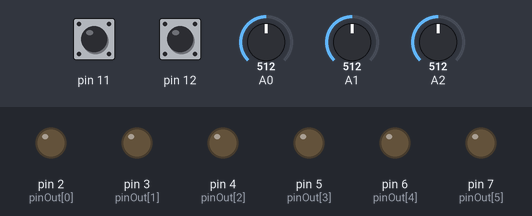
A sketch run on a simulated Arduino Uno, built with avr-gcc and run on an emulated ATmega328P. Shown: output pins drawn as LEDs (lit = HIGH). The test bench sets the inputs (shaded band); at power-on: pin 11 HIGH, pin 12 HIGH, A0 = 512, A1 = 512, A2 = 512. Random numbers use the default seed unless the sketch sets one; what the sketch prints to the serial monitor is not drawn.

Above: at 1.2 s.
1.3 s: pin 11 pulled LOW for 0.15 s
At 1.9 s:
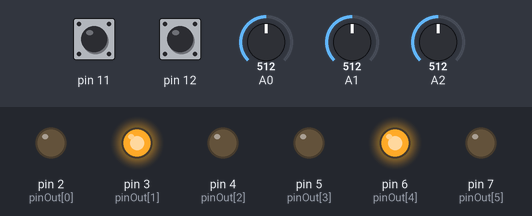
2.9 s: pin 11 pulsed LOW 2 times (0.12 s each, 0.3 s apart)
At 4.5 s:
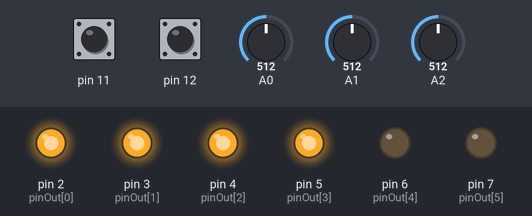
5.0 s: pin 11 pulsed LOW 5 times (0.12 s each, 0.3 s apart)
At 6.6 s:
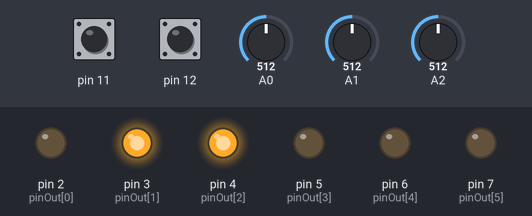
8.0 s: pin 11 pulled LOW for 1 s
At 9.3 s:
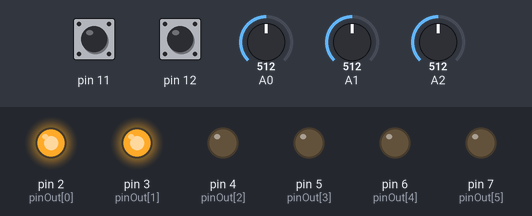
Timing chart, 0 to 11.0 s (numbered marks = the images above; inputs shaded):
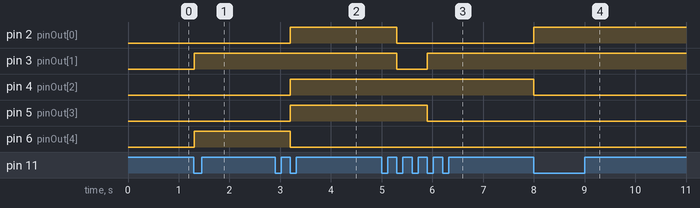

The sketch:

Arpeggiator.ino
```cpp
// sources:
// https://www.codesdope.com/blog/article/set-toggle-and-clear-a-bit-in-c/
// https://create.arduino.cc/projecthub/instrumentation-system/dac-8-bit-using-r-2r-ladder-964837
// https://www.electronics-tutorials.ws/combination/r-2r-dac.html
// https://en.wikipedia.org/wiki/Chord_(music)

// Code by L.Geerinckx

#include "AnalogSwitch.h"
#include "MyButtons.h"
#include "MyNode.h"

byte currentStep = 0;
byte currentOctave = 0;
byte maxSteps = 4;
const byte pinOut[6] = {2, 3, 4, 5, 6, 7};
byte repeatStepCounter = 0;
bool bounceToggle = false;

//{0, 12, 24, 36, 48}; // Volts =0,1,2,3,4
// 0 , 1100, 00011000, 00100100, 00110000

byte scaleLen[12] = {3, 4, 4, 3, 4, 3, 4, 4, 3, 4, 3, 4};
byte scale[12][4] = {
    //    {0, 24, 36, 48}, // Volts =1,2,3,4
    {0, 4, 7, 0},  // Major
    {0, 4, 7, 10}, // Major 7
    {0, 4, 7, 11}, // Dominant 7
    {0, 3, 7, 0},  // Minor
    {0, 3, 7, 10}, // Minor 7
    {0, 3, 6, 0},  // Diminished
    {0, 3, 6, 10}, // Half Diminished 7
    {0, 3, 6, 9},  // Full Diminished 7
    {0, 4, 8, 0},  // Augmented
    {0, 4, 8, 10}, // Agmented 7
    {0, 5, 7, 0},  // Sus 4
    {0, 5, 7, 11}, // Sus 4 Maj 7 ---
};

// analog switching arreas
int octSwArray[3][2] = {
    {0, 350},
    {450, 700},
    {800, 1025},
};

AnalogSwitch octaveSwitch(A2, 50, octSwArray, 3); // (pin, error margin, array, array length)

// ---------------Markov Chain nodes ------------------


byte nodeProb_A0[4] = {30, 50, 10, 0}; //0-100%
byte nodeProb_A1[4] = {0, 20, 30, 0};   //0-100%
byte nodeProb_A2[4] = {0, 0, 50, 30};  //0-100%
byte nodeProb_A3[4] = {30, 0, 0, 20};  //0-100%

MyNode node_A0(nodeProb_A0, 4);
MyNode node_A1(nodeProb_A1, 4);
MyNode node_A2(nodeProb_A2, 4);
MyNode node_A3(nodeProb_A3, 4);

MyNode *markovChain_A[4] = {&node_A0, &node_A1, &node_A2, &node_A3};


byte nodeProb_B0[4] = {0, 20, 60, 3}; //0-100%
byte nodeProb_B1[4] = {30, 20, 0, 20};   //0-100%
byte nodeProb_B2[4] = {20, 50, 20, 60};  //0-100%
byte nodeProb_B3[4] = {10, 20, 0, 60};  //0-100%

MyNode node_B0(nodeProb_B0, 4);
MyNode node_B1(nodeProb_B1, 4);
MyNode node_B2(nodeProb_B2, 4);
MyNode node_B3(nodeProb_B3, 4);

MyNode *markovChain_B[4] = {&node_B0, &node_B1, &node_B2, &node_B3};

// ---------------Helper functions------------------

void octaveUp()
{
    currentOctave = currentOctave < octaveSwitch.getCurrent() ? currentOctave + 1 : 0;
}

void octaveDown()
{
    currentOctave = currentOctave > 0 ? currentOctave - 1 : octaveSwitch.getCurrent();
}

void stepUp()
{
    if (currentStep < maxSteps - 1)
    {
        currentStep++;
    }
    else
    {
        currentStep = 0;
        octaveUp();
    }
}

void stepDown()
{
    if (currentStep > 0)
    {
        currentStep--;
    }
    else
    {
        currentStep = maxSteps - 1;
        octaveDown();
    }
}

void reset()
{
    currentStep = 0;
    currentOctave = 0;
    repeatStepCounter = 0;
    bounceToggle = false;
}

// ---------------INIT INPUT------------------

// analog switching arreas
int dirSwArray[12][2] = {
    {945, 1025}, //  1024
    {855, 945},  //  930
    {765, 855},  //  863
    {675, 765},  //  741
    {585, 675},  //  649
    {495, 585},  //  555
    {405, 495},  //  463
    {315, 405},  //  371
    {225, 315},  //  279
    {135, 225},  //  186
    {45, 135},   //  92
    {0, 45},     //  0
};

AnalogSwitch directionSwitch(A0, 10, dirSwArray, 12); // (pin, error margin, array, array length)

// analog switching arreas
int chordSwArray[12][2] = {
    {945, 1025}, //  1024
    {855, 945},  //  930
    {765, 855},  //  863
    {675, 765},  //  741
    {585, 675},  //  649
    {495, 585},  //  555
    {405, 495},  //  463
    {315, 405},  //  371
    {225, 315},  //  279
    {135, 225},  //  186
    {45, 135},   //  92
    {0, 45},     //  0
};

AnalogSwitch chordSwitch(A1, 10, chordSwArray, 12); // (pin, error margin, array, array length)

void triggerHandler(byte index, button type)
{
    if (type == RELEASED && index == 0) // clock
    {
        if (directionSwitch.getCurrent() == 0) // up
        {
            stepUp();
        }
        else if (directionSwitch.getCurrent() == 1) // down
        {
            stepDown();
        }
        else if (directionSwitch.getCurrent() == 2) // bounce ex
        {
            if (bounceToggle)
            {
                if (currentStep < maxSteps - 1)
                {
                    currentStep++;
                }
                else
                {
                    if (currentOctave < octaveSwitch.getCurrent())
                    {
                        currentOctave++;
                        currentStep = 0;
                    }
                    else
                    {
                        bounceToggle = false;
                        currentStep--;
                    }
                }
            }
            else
            {
                if (currentStep > 1)
                {
                    currentStep--;
                }
                else
                {
                    if (currentOctave > 0)
                    {
                        currentOctave--;
                        currentStep = maxSteps - 1;
                    }
                    else
                    {
                        bounceToggle = true;
                        currentStep++;
                    }
                }
            }
        }
        else if (directionSwitch.getCurrent() == 3) // bounce inc
        {
            if (bounceToggle)
            {
                if (currentStep < maxSteps - 1)
                {
                    currentStep++;
                }
                else
                {
                    if (currentOctave < octaveSwitch.getCurrent())
                    {
                        currentOctave++;
                        currentStep = 0;
                    }
                    else
                    {
                        bounceToggle = false;
                        //                        currentStep--;
                    }
                }
            }
            else
            {
                if (currentStep > 1)
                {
                    currentStep--;
                }
                else
                {
                    if (currentOctave > 0)
                    {
                        currentOctave--;
                        currentStep = maxSteps - 1;
                    }
                    else
                    {
                        bounceToggle = true;
                    }
                }
            }
        }
        else if (directionSwitch.getCurrent() == 4) // UPx2
        {
            if (repeatStepCounter == 0)
            {
                repeatStepCounter++;
            }
            else
            {
                stepUp();
                repeatStepCounter = 0;
            }
        }
        else if (directionSwitch.getCurrent() == 5) // DOWNx2
        {
            if (repeatStepCounter == 1)
            {
                repeatStepCounter--;
            }
            else
            {
                stepDown();
                repeatStepCounter = 1;
            }
        }
        else if (directionSwitch.getCurrent() == 6) // random
        {
            currentStep = random(maxSteps - 1);
            currentOctave = random(octaveSwitch.getCurrent());
        }
        else if (directionSwitch.getCurrent() == 7)
        {
            currentStep = markovChain_A[currentStep]->next();
//            Serial.println(currentStep);
        }
        else
        {
            currentStep = markovChain_B[currentStep]->next();
//            Serial.println(currentStep);
        }
        for (byte i = 0; i < 6; i++)
        {
            digitalWrite(pinOut[i], bitRead(scale[chordSwitch.getCurrent()][currentStep] + 12 * currentOctave, i));
        }
    }

    if (type == RELEASED && index == 1) // reset
    {
        reset();
    }
}

MyButtons gateJacks((byte[2]){11, 12}, 2, triggerHandler); // buttonpins, pins, handler

// ---------------SETUP & LOOP ------------------

void setup()
{
    Serial.begin(9600);
    Serial.println("test");
    gateJacks.begin();
    for (byte i = 0; i < 6; i++)
    {
        pinMode(pinOut[i], OUTPUT); // set the pins as output
    }
    maxSteps = scaleLen[chordSwitch.getCurrent()];
}

void loop()
{
    if (directionSwitch.onChange())
    {
        reset();
        //        Serial.println(directionSwitch.getCurrent());
    }
    if (chordSwitch.onChange())
    {
        reset();
        maxSteps = scaleLen[chordSwitch.getCurrent()];
        //        Serial.println(chordSwitch.getCurrent());
    }
    if (octaveSwitch.onChange())
    {
        reset();
        //        Serial.println(octaveSwitch.getCurrent());
    }
    gateJacks.on();
}
```

AnalogSwitch.h
```cpp
// Code by L.Geerinckx

class AnalogSwitch
{
  private:
    int **_arr;
    uint8_t _pin;
    float current;
    float oldValue;
    int _error;
    int _rows;
    int currentIndex;
    bool changed();

  public:
    AnalogSwitch(uint8_t, int, int arr[][2], int);
    bool onChange();
    int getCurrent();
};

AnalogSwitch::AnalogSwitch(uint8_t pin, int error, int arr[][2], int rows)
{
    _pin = pin;
    current = analogRead(_pin);
    oldValue = current;
    _error = error;
    _rows = rows;
    currentIndex = 0;
    _arr = new int *[rows];
    for (int i = 0; i < rows; ++i)
    {
        _arr[i] = new int[2];
        _arr[i][0] = arr[i][0];
        _arr[i][1] = arr[i][1];
    }
}

bool AnalogSwitch::changed()
{
    current = analogRead(_pin);
    int temp = abs(oldValue - current);

    if (temp > _error)
    {
        oldValue = current;

        return true;
    }
    return false;
}

bool AnalogSwitch::onChange()
{
    if (changed())
    {
        for (int i = 0; i < _rows; i++)
        {
            if (_arr[i][0] <= current && _arr[i][1] > current)
            {
                if (i != currentIndex)
                {
                    currentIndex = i;
                    return true;
                }
            }
        }
    }
    return false;
}


int AnalogSwitch::getCurrent()
{
//    Serial.println(currentIndex);
    return currentIndex;
}
```

MyButtons.h
```cpp
// Code by L Geerinckx.


#ifndef MYBUTTONS_H
#define MYBUTTONS_H

enum button
{
    PRESSED,
    RELEASED,
};


class MyButtons
{
  private:
    byte _num;
    byte *_btnPins;
    byte *lastButtonState;
    byte *buttonState;
    void (*_handler)(byte, button);
    unsigned long lastDebounceTime;
    unsigned long debounceDelay;

  public:
    MyButtons(byte arr[],byte, void handler(byte,button), byte); // constructor
    byte *reading;
    void begin();
    bool on();
    bool checkIndex(byte);
};


MyButtons::MyButtons(byte btnPins[], byte num, void handler(byte, button), byte debounce=0)
{
    _num = num;
    _handler = handler;
    debounceDelay = debounce;
    _btnPins=new byte[_num];
    lastButtonState = new byte[_num];
    buttonState = new byte[_num];
    lastDebounceTime = 0;
    reading = new byte[_num];

    // populate arrays
    for (byte i = 0; i < _num; ++i)
    {
        _btnPins[i] = btnPins[i];
        lastButtonState[i] = 1;
        buttonState[i]=1;
    }
}

void MyButtons::begin()
{
    for (byte i = 0; i < _num; i++)
    {
        pinMode(_btnPins[i], INPUT);
        digitalWrite(_btnPins[i], HIGH); // pullup
    }
}

bool MyButtons::on()
{
    for (int i = 0; i < _num; i++)
    {
        reading[i] = digitalRead(_btnPins[i]);
        if (reading[i] != lastButtonState[i]) // if change
        {
            lastDebounceTime = millis();
        }

        if ((millis() - lastDebounceTime) > debounceDelay) // check again after debounce time
        {
            if (reading[i] != buttonState[i])
            {
                if (reading[i] == 1)
                {
                    _handler(i, PRESSED);
                }
                if (reading[i] == 0)
                {
                    _handler(i, RELEASED);
                }
                buttonState[i] = reading[i];
                return true;
            }
        }
        lastButtonState[i] = reading[i];
    }
    return false;
}

bool MyButtons::checkIndex(byte index)
{
  if (reading[index]==1){
      return true;
    }
    return false;
}

#endif
```

MyNode.h
```cpp
#ifndef MYNODE_H
#define MYNODE_H

// Markov Chain Node
// probability between 0-100
// Code by L.Geerinckx

class MyNode
{
private:
    byte num;
    byte *probabilityArr;
    byte *outArr;
    byte outNum;

public:
    MyNode(byte[], byte);
    byte next();
};

MyNode::MyNode(byte _probabilityArr[], byte _num)
{
    num = _num;
    probabilityArr = new byte[num];
    outArr = new byte[num];

    for (byte i = 0; i < num; ++i)
    {
        probabilityArr[i] = _probabilityArr[i];
    }
}

byte MyNode::next()
{
    outNum = 0;
    for (byte i = 0; i < num; ++i)
    {
        if (probabilityArr[i] > random(0, 99))
        {
            outArr[outNum] = i;
            outNum++;
        }
    }

    // run again with all equal if none of the nodes got the change
    if (outNum == 0)
    {
        for (byte i = 0; i < num; ++i)
        {
            if (probabilityArr[i] > 0)
            {
                outArr[outNum] = i;
                outNum++;
            }
        }
    }
    return outArr[random(0, outNum)];
}

#endif
```

Measured:
- after the input at 1.3 s, pin 3 (pinOut[1]), pin 6 (pinOut[4]): LOW → HIGH at once
- after the input at 2.9 s, pin 2 (pinOut[0]), pin 4 (pinOut[2]), pin 5 (pinOut[3]): LOW → HIGH after 0.30 s; pin 6 (pinOut[4]): HIGH → LOW after 0.30 s
- after the input at 5.0 s, pin 2 (pinOut[0]): HIGH → LOW after 0.30 s; pin 3 (pinOut[1]): HIGH → LOW after 0.30 s, → HIGH 0.60 s later; pin 5 (pinOut[3]): HIGH → LOW after 0.90 s
- after the input at 8.0 s, pin 2 (pinOut[0]): LOW → HIGH at once; pin 4 (pinOut[2]): HIGH → LOW at once
